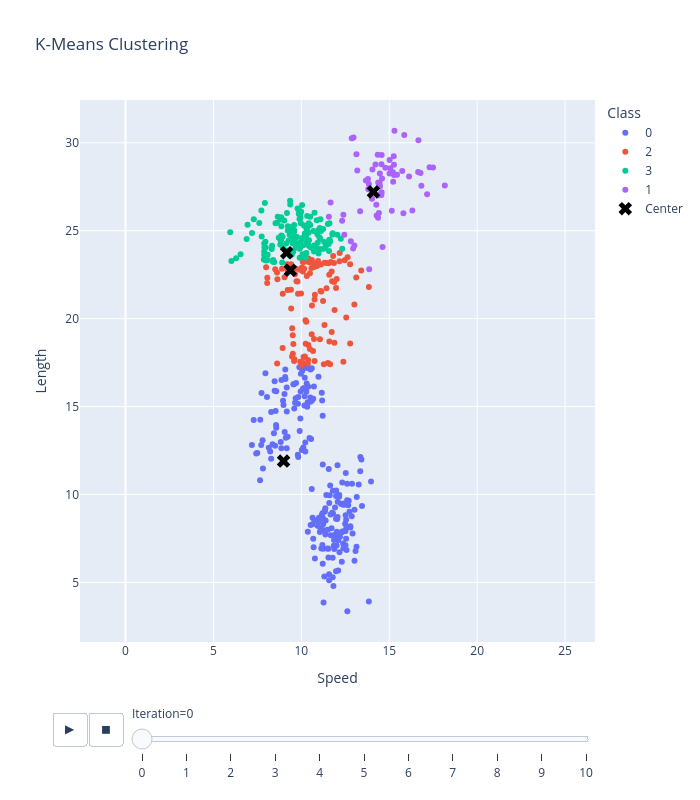

The notebook cell this image was saved under:
### Markdown cell above
The following code visualizes the clustering process at each iteration.

### Code cell
### Construct an animation of the k-means algorithm.
### You do not need to understand the code below for the class.
### It is just for making the animation.

## Prepare a giant table with all the data and centers labeled with the iteration.
pts = []
for i, centers in enumerate(soln_path):
    df = bikes[['Speed', 'Length']].copy()
    df['Class'] = compute_assignments(x, centers).astype(str)
    df2 = pd.DataFrame(centers, columns=['Speed', 'Length'])
    df2['Class'] = 'Center'
    df_combined = pd.concat([df, df2], ignore_index=True)
    # I also need the index of each point in center for the animation
    # the index acts as a unique identifier for each point across frames
    df_combined.reset_index(inplace=True)
    # The iteration number tracks the frame in the animation
    df_combined['Iteration'] = i
    pts.append(df_combined)
# I stack all the data into one big table.
frames = pd.concat(pts, ignore_index=True)

## Make the animation
fig = px.scatter(frames, x='Speed', y='Length', color='Class',
                 animation_group='index',
                 animation_frame='Iteration', title='K-Means Clustering',
                 width=700, height=800)
## The aspect ratio of the plot is missleading.
fig.update_layout(
    xaxis=dict(scaleanchor="y", scaleratio=1),
    yaxis=dict(scaleanchor="x", scaleratio=1)
)
# fig.write_image("images/bike_kmeans_animation_0.pdf", height=800, width=700)

## Touchup the centers to make them more visible
fig.update_traces(marker=dict(size=12, symbol='x', color='black'),
                  selector=dict(legendgroup='Center') )
for i, f in enumerate(fig.frames):
    for trace in f.data:
        if trace.name == 'Center':
            trace.update(marker=dict(size=12, symbol='x', color='black'))
    # go.Figure(f.data, f.layout).write_image(
    #     f"images/bike_kmeans_animation_{i+1}.pdf", height=800, width=700)
# fig.write_html("images/bike_kmeans_animation.html",include_plotlyjs='cdn', full_html=True)
fig

### Figure 1 — Plotly figure (JSON) as saved in the notebook; plotly's stock layout.template omitted (floating-point values rounded to 4 significant figures; data arrays with more than 128 entries replaced by an {"elided": "..."} marker saying what was removed)
{"data": [{"hovertemplate": "Class=0<br>Iteration=0<br>Speed=%{x}<br>Length=%{y}<extra></extra>", "ids": {"elided": "205 int values"}, "legendgroup": "0", "marker": {"color": "#636efa", "symbol": "circle"}, "mode": "markers", "name": "0", "orientation": "v", "showlegend": true, "type": "scatter", "x": {"elided": "205 float values"}, "xaxis": "x", "y": {"elided": "205 float values"}, "yaxis": "y"}, {"hovertemplate": "Class=2<br>Iteration=0<br>Speed=%{x}<br>Length=%{y}<extra></extra>", "ids": [1, 11, 19, 22, 25, 30, 36, 39, 41, 53, 55, 64, 69, 76, 78, 81, 82, 84, 85, 91, 94, 102, 106, 107, 112, 114, 115, 124, 135, 138, 139, 154, 180, 183, 184, 185, 186, 194, 203, 213, 216, 228, 229, 230, 233, 236, 238, 240, 241, 243, 246, 252, 257, 261, 264, 267, 272, 279, 281, 293, 296, 297, 298, 307, 315, 316, 321, 322, 325, 327, 329, 336, 338, 340, 345, 346, 348, 360, 364, 365, 366, 367, 379, 381, 383, 386, 391, 393, 403, 414, 427, 441, 442, 445, 447, 450, 452, 455, 457, 461, 465, 467, 469, 475, 478, 482, 483, 500, 503], "legendgroup": "2", "marker": {"color": "#EF553B", "symbol": "circle"}, "mode": "markers", "name": "2", "orientation": "v", "showlegend": true, "type": "scatter", "x": [11.86, 10.77, 10.49, 13.02, 11.46, 11.59, 11.51, 9.481, 10.2, 11.43, 10.76, 10.24, 11.14, 12.47, 11.32, 11.68, 10.13, 8.936, 10.38, 11.32, 10.12, 11.89, 9.586, 9.269, 10.41, 9.642, 8.639, 9.606, 9.513, 9.519, 9.423, 11.75, 9.983, 9.377, 10.75, 13.41, 10.27, 12.01, 8.617, 10.4, 12.39, 8.516, 9.811, 10.08, 11.88, 9.545, 11.23, 8.065, 8.057, 13.12, 9.94, 12.77, 10.09, 9.783, 9.951, 10.16, 11.87, 12.63, 11.28, 11.73, 10.89, 11.09, 10.49, 11.98, 10.6, 10.11, 9.915, 10.46, 11.11, 9.724, 10.67, 11.54, 10.37, 11.64, 10.04, 10.78, 10.72, 9.471, 13.84, 10.01, 11.72, 8.945, 10.25, 10.93, 7.997, 11.06, 8.624, 10.31, 9.226, 12.17, 12.18, 9.679, 10.59, 10.57, 10.74, 9.043, 10.28, 11.59, 10.6, 10.95, 12.55, 9.418, 10.5, 8.904, 9.224, 12.78, 9.204, 11.81, 9.41], "xaxis": "x", "y": [23.16, 21.36, 18.27, 20.8, 23.17, 22.5, 17.48, 19.46, 17.84, 21.73, 21.09, 19.91, 21.55, 23.31, 19.64, 23.22, 17.82, 18.33, 17.65, 23.17, 23.22, 20.49, 17.6, 22.77, 23.42, 22.53, 22.24, 17.7, 19.05, 18.01, 20.58, 22.13, 21.43, 22.75, 17.59, 22.74, 23.25, 22.25, 22.62, 18.51, 17.55, 22.81, 21.42, 23.23, 18.63, 18.55, 21.0, 22.33, 22.03, 22.34, 17.55, 23.1, 22.68, 22.12, 22.82, 22.84, 22.09, 23.48, 17.41, 19.24, 23.0, 21.58, 22.57, 21.75, 23.34, 17.48, 22.78, 23.22, 23.08, 22.13, 18.17, 23.15, 17.45, 17.4, 22.92, 23.12, 18.84, 17.84, 21.8, 17.32, 22.68, 21.42, 18.58, 23.09, 22.92, 18.82, 17.45, 22.43, 21.63, 23.26, 23.73, 22.83, 19.11, 22.88, 22.94, 22.35, 19.83, 18.7, 20.75, 23.27, 20.06, 23.1, 23.19, 22.83, 22.74, 18.59, 23.09, 23.56, 21.64], "yaxis": "y"}, {"hovertemplate": "Class=3<br>Iteration=0<br>Speed=%{x}<br>Length=%{y}<extra></extra>", "ids": {"elided": "146 int values"}, "legendgroup": "3", "marker": {"color": "#00cc96", "symbol": "circle"}, "mode": "markers", "name": "3", "orientation": "v", "showlegend": true, "type": "scatter", "x": {"elided": "146 float values"}, "xaxis": "x", "y": {"elided": "146 float values"}, "yaxis": "y"}, {"hovertemplate": "Class=1<br>Iteration=0<br>Speed=%{x}<br>Length=%{y}<extra></extra>", "ids": [3, 17, 27, 28, 38, 47, 48, 54, 62, 65, 80, 93, 96, 103, 119, 129, 136, 147, 163, 169, 172, 187, 188, 207, 210, 221, 226, 231, 232, 255, 256, 258, 263, 274, 275, 284, 287, 289, 295, 301, 302, 306, 320, 326, 350, 357, 359, 363, 402, 413, 425, 451, 463, 464, 471, 474, 477, 479, 484, 485, 491, 496, 501, 520], "legendgroup": "1", "marker": {"color": "#ab63fa", "symbol": "circle"}, "mode": "markers", "name": "1", "orientation": "v", "showlegend": true, "type": "scatter", "x": [14.28, 14.1, 16.64, 13.84, 12.44, 15.8, 15.44, 13.82, 12.95, 15.26, 14.62, 16.78, 16.83, 17.29, 13.83, 15.06, 14.22, 14.04, 17.49, 13.79, 15.02, 15.3, 14.45, 12.82, 12.87, 15.27, 12.39, 16.31, 12.97, 13.67, 13.86, 15.02, 14.34, 14.59, 14.55, 14.37, 15.86, 14.55, 15.74, 14.78, 14.37, 13.13, 14.56, 15.21, 14.27, 18.16, 15.22, 15.15, 16.13, 14.47, 14.56, 14.36, 13.18, 12.32, 13.02, 13.34, 17.15, 15.27, 14.41, 11.57, 11.66, 16.66, 14.02, 14.46], "xaxis": "x", "y": [25.87, 27.21, 28.34, 27.66, 24.77, 26.0, 28.18, 27.37, 24.0, 29.23, 24.07, 28.28, 27.55, 28.61, 27.36, 28.55, 28.76, 28.49, 28.6, 27.95, 29.03, 30.68, 27.73, 24.39, 30.26, 28.18, 25.91, 26.15, 30.3, 27.86, 22.81, 28.25, 29.32, 27.97, 28.77, 27.02, 30.45, 27.03, 28.39, 28.58, 27.74, 29.35, 27.19, 28.33, 26.47, 27.57, 27.79, 26.14, 28.09, 27.53, 29.31, 25.74, 28.42, 25.56, 24.16, 26.11, 27.08, 28.75, 26.01, 25.8, 26.6, 30.14, 26.83, 28.25], "yaxis": "y"}, {"hovertemplate": "Class=Center<br>Iteration=0<br>Speed=%{x}<br>Length=%{y}<extra></extra>", "ids": [524, 525, 526, 527], "legendgroup": "Center", "marker": {"color": "black", "size": 12, "symbol": "x"}, "mode": "markers", "name": "Center", "orientation": "v", "showlegend": true, "type": "scatter", "x": [8.99, 14.1, 9.377, 9.167], "xaxis": "x", "y": [11.9, 27.21, 22.75, 23.75], "yaxis": "y"}], "layout": {"height": 800, "legend": {"title": {"text": "Class"}, "tracegroupgap": 0}, "sliders": [{"active": 0, "currentvalue": {"prefix": "Iteration="}, "len": 0.9, "pad": {"b": 10, "t": 60}, "steps": [{"args": [["0"], {"frame": {"duration": 0, "redraw": false}, "fromcurrent": true, "mode": "immediate", "transition": {"duration": 0, "easing": "linear"}}], "label": "0", "method": "animate"}, {"args": [["1"], {"frame": {"duration": 0, "redraw": false}, "fromcurrent": true, "mode": "immediate", "transition": {"duration": 0, "easing": "linear"}}], "label": "1", "method": "animate"}, {"args": [["2"], {"frame": {"duration": 0, "redraw": false}, "fromcurrent": true, "mode": "immediate", "transition": {"duration": 0, "easing": "linear"}}], "label": "2", "method": "animate"}, {"args": [["3"], {"frame": {"duration": 0, "redraw": false}, "fromcurrent": true, "mode": "immediate", "transition": {"duration": 0, "easing": "linear"}}], "label": "3", "method": "animate"}, {"args": [["4"], {"frame": {"duration": 0, "redraw": false}, "fromcurrent": true, "mode": "immediate", "transition": {"duration": 0, "easing": "linear"}}], "label": "4", "method": "animate"}, {"args": [["5"], {"frame": {"duration": 0, "redraw": false}, "fromcurrent": true, "mode": "immediate", "transition": {"duration": 0, "easing": "linear"}}], "label": "5", "method": "animate"}, {"args": [["6"], {"frame": {"duration": 0, "redraw": false}, "fromcurrent": true, "mode": "immediate", "transition": {"duration": 0, "easing": "linear"}}], "label": "6", "method": "animate"}, {"args": [["7"], {"frame": {"duration": 0, "redraw": false}, "fromcurrent": true, "mode": "immediate", "transition": {"duration": 0, "easing": "linear"}}], "label": "7", "method": "animate"}, {"args": [["8"], {"frame": {"duration": 0, "redraw": false}, "fromcurrent": true, "mode": "immediate", "transition": {"duration": 0, "easing": "linear"}}], "label": "8", "method": "animate"}, {"args": [["9"], {"frame": {"duration": 0, "redraw": false}, "fromcurrent": true, "mode": "immediate", "transition": {"duration": 0, "easing": "linear"}}], "label": "9", "method": "animate"}, {"args": [["10"], {"frame": {"duration": 0, "redraw": false}, "fromcurrent": true, "mode": "immediate", "transition": {"duration": 0, "easing": "linear"}}], "label": "10", "method": "animate"}], "x": 0.1, "xanchor": "left", "y": 0, "yanchor": "top"}], "title": {"text": "K-Means Clustering"}, "updatemenus": [{"buttons": [{"args": [null, {"frame": {"duration": 500, "redraw": false}, "fromcurrent": true, "mode": "immediate", "transition": {"duration": 500, "easing": "linear"}}], "label": "&#9654;", "method": "animate"}, {"args": [[null], {"frame": {"duration": 0, "redraw": false}, "fromcurrent": true, "mode": "immediate", "transition": {"duration": 0, "easing": "linear"}}], "label": "&#9724;", "method": "animate"}], "direction": "left", "pad": {"r": 10, "t": 70}, "showactive": false, "type": "buttons", "x": 0.1, "xanchor": "right", "y": 0, "yanchor": "top"}], "width": 700, "xaxis": {"anchor": "y", "domain": [0, 1], "scaleanchor": "y", "scaleratio": 1, "title": {"text": "Speed"}}, "yaxis": {"anchor": "x", "domain": [0, 1], "scaleanchor": "x", "scaleratio": 1, "title": {"text": "Length"}}}}
